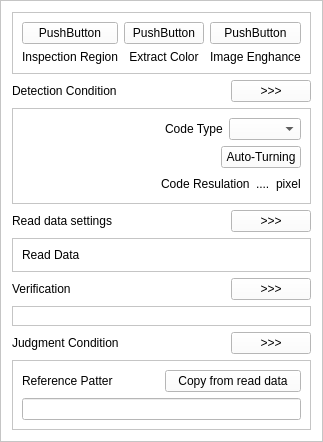
                           <widget class="QFrame" name="frame_AreaSelecSetupTool_ModGuiMain">
                            <property name="sizePolicy">
                             <sizepolicy hsizetype="Preferred" vsizetype="Expanding">
                              <horstretch>0</horstretch>
                              <verstretch>0</verstretch>
                             </sizepolicy>
                            </property>
                            <property name="styleSheet">
                             <string notr="true">background-color: rgb(255, 255, 255);</string>
                            </property>
                            <property name="frameShape">
                             <enum>QFrame::StyledPanel</enum>
                            </property>
                            <property name="frameShadow">
                             <enum>QFrame::Raised</enum>
                            </property>
                            <layout class="QVBoxLayout" name="verticalLayout_16">
                             <item>
                              <layout class="QVBoxLayout" name="verticalLayout_102">
                               <item>
                                <widget class="QFrame" name="frame_Enghence_setupTool_ModGuiMain">
                                 <property name="frameShape">
                                  <enum>QFrame::StyledPanel</enum>
                                 </property>
                                 <property name="frameShadow">
                                  <enum>QFrame::Raised</enum>
                                 </property>
                                 <layout class="QHBoxLayout" name="horizontalLayout_19">
                                  <item>
                                   <layout class="QHBoxLayout" name="horizontalLayout_111">
                                    <item>
                                     <layout class="QVBoxLayout" name="verticalLayout_112">
                                      <item>
                                       <widget class="QPushButton" name="btn_InspecRegion_setupTool_ModGuiMain">
                                        <property name="text">
                                         <string>PushButton</string>
                                        </property>
                                       </widget>
                                      </item>
                                      <item>
                                       <widget class="QLabel" name="lab_InspecRegion">
                                        <property name="text">
                                         <string>Inspection Region</string>
                                        </property>
                                        <property name="alignment">
                                         <set>Qt::AlignCenter</set>
                                        </property>
                                       </widget>
                                      </item>
                                     </layout>
                                    </item>
                                    <item>
                                     <layout class="QVBoxLayout" name="verticalLayout_113">
                                      <item>
                                       <widget class="QPushButton" name="btn_ExtractColor_setupTool_ModGuiMain">
                                        <property name="text">
                                         <string>PushButton</string>
                                        </property>
                                       </widget>
                                      </item>
                                      <item>
                                       <widget class="QLabel" name="lab_ExtractColor">
                                        <property name="text">
                                         <string>Extract Color</string>
                                        </property>
                                        <property name="alignment">
                                         <set>Qt::AlignCenter</set>
                                        </property>
                                       </widget>
                                      </item>
                                     </layout>
                                    </item>
                                    <item>
                                     <layout class="QVBoxLayout" name="verticalLayout_114">
                                      <item>
                                       <widget class="QPushButton" name="btn_ImageEnghance_setupTool_ModGuiMain">
                                        <property name="text">
                                         <string>PushButton</string>
                                        </property>
                                       </widget>
                                      </item>
                                      <item>
                                       <widget class="QLabel" name="lab_ImageEnghance">
                                        <property name="text">
                                         <string>Image Enghance</string>
                                        </property>
                                        <property name="alignment">
                                         <set>Qt::AlignCenter</set>
                                        </property>
                                       </widget>
                                      </item>
                                     </layout>
                                    </item>
                                   </layout>
                                  </item>
                                 </layout>
                                </widget>
                               </item>
                               <item>
                                <layout class="QHBoxLayout" name="horizontalLayout_100">
                                 <item>
                                  <widget class="QLabel" name="lab_DetecCondi">
                                   <property name="text">
                                    <string>Detection Condition</string>
                                   </property>
                                  </widget>
                                 </item>
                                 <item>
                                  <spacer name="horizontalSpacer_103">
                                   <property name="orientation">
                                    <enum>Qt::Horizontal</enum>
                                   </property>
                                   <property name="sizeHint" stdset="0">
                                    <size>
                                     <width>40</width>
                                     <height>20</height>
                                    </size>
                                   </property>
                                  </spacer>
                                 </item>
                                 <item>
                                  <widget class="QPushButton" name="btn_DetecCondi_setupTool_ModGuiMain">
                                   <property name="text">
                                    <string>&gt;&gt;&gt;</string>
                                   </property>
                                  </widget>
                                 </item>
                                </layout>
                               </item>
                               <item>
                                <widget class="QFrame" name="frame_DetecCondi_setupTool_ModGuiMain">
                                 <property name="styleSheet">
                                  <string notr="true">background-color: rgb(255, 255, 255);</string>
                                 </property>
                                 <property name="frameShape">
                                  <enum>QFrame::StyledPanel</enum>
                                 </property>
                                 <property name="frameShadow">
                                  <enum>QFrame::Raised</enum>
                                 </property>
                                 <layout class="QVBoxLayout" name="verticalLayout_21">
                                  <item>
                                   <layout class="QVBoxLayout" name="verticalLayout_104">
                                    <item>
                                     <layout class="QHBoxLayout" name="horizontalLayout_105">
                                      <item>
                                       <spacer name="horizontalSpacer_106">
                                        <property name="orientation">
                                         <enum>Qt::Horizontal</enum>
                                        </property>
                                        <property name="sizeHint" stdset="0">
                                         <size>
                                          <width>40</width>
                                          <height>20</height>
                                         </size>
                                        </property>
                                       </spacer>
                                      </item>
                                      <item>
                                       <widget class="QLabel" name="lab_CodeType">
                                        <property name="text">
                                         <string>Code Type</string>
                                        </property>
                                       </widget>
                                      </item>
                                      <item>
                                       <widget class="QComboBox" name="combox_CodeType_setupTool_ModGuiMain"/>
                                      </item>
                                     </layout>
                                    </item>
                                    <item>
                                     <layout class="QHBoxLayout" name="horizontalLayout_107">
                                      <item>
                                       <spacer name="horizontalSpacer_108">
                                        <property name="orientation">
                                         <enum>Qt::Horizontal</enum>
                                        </property>
                                        <property name="sizeHint" stdset="0">
                                         <size>
                                          <width>40</width>
                                          <height>20</height>
                                         </size>
                                        </property>
                                       </spacer>
                                      </item>
                                      <item>
                                       <widget class="QPushButton" name="btn_AutoTurning_setupTool_ModGuiMain">
                                        <property name="text">
                                         <string>Auto-Turning</string>
                                        </property>
                                       </widget>
                                      </item>
                                     </layout>
                                    </item>
                                    <item>
                                     <layout class="QHBoxLayout" name="horizontalLayout_109">
                                      <item>
                                       <spacer name="horizontalSpacer_110">
                                        <property name="orientation">
                                         <enum>Qt::Horizontal</enum>
                                        </property>
                                        <property name="sizeHint" stdset="0">
                                         <size>
                                          <width>40</width>
                                          <height>20</height>
                                         </size>
                                        </property>
                                       </spacer>
                                      </item>
                                      <item>
                                       <widget class="QLabel" name="lab_CodeResulation">
                                        <property name="text">
                                         <string>Code Resulation</string>
                                        </property>
                                       </widget>
                                      </item>
                                      <item>
                                       <widget class="QLabel" name="lab_showPixel_DetecCond_setupTool">
                                        <property name="text">
                                         <string>....</string>
                                        </property>
                                       </widget>
                                      </item>
                                      <item>
                                       <widget class="QLabel" name="lab_pixel">
                                        <property name="text">
                                         <string>pixel</string>
                                        </property>
                                       </widget>
                                      </item>
                                     </layout>
                                    </item>
                                   </layout>
                                  </item>
                                 </layout>
                                </widget>
                               </item>
                               <item>
                                <layout class="QHBoxLayout" name="horizontalLayout_101">
                                 <item>
                                  <widget class="QLabel" name="lab_ReadDataSetting">
                                   <property name="text">
                                    <string>Read data settings</string>
                                   </property>
                                  </widget>
                                 </item>
                                 <item>
                                  <spacer name="horizontalSpacer_102">
                                   <property name="orientation">
                                    <enum>Qt::Horizontal</enum>
                                   </property>
                                   <property name="sizeHint" stdset="0">
                                    <size>
                                     <width>40</width>
                                     <height>20</height>
                                    </size>
                                   </property>
                                  </spacer>
                                 </item>
                                 <item>
                                  <widget class="QPushButton" name="btn_ReadDataSetting_setupTool_ModGuiMain">
                                   <property name="text">
                                    <string>&gt;&gt;&gt;</string>
                                   </property>
                                  </widget>
                                 </item>
                                </layout>
                               </item>
                               <item>
                                <widget class="QFrame" name="frame_ReadDataSetting_setupTool_ModGuiMain">
                                 <property name="styleSheet">
                                  <string notr="true">background-color: rgb(255, 255, 255);</string>
                                 </property>
                                 <property name="frameShape">
                                  <enum>QFrame::StyledPanel</enum>
                                 </property>
                                 <property name="frameShadow">
                                  <enum>QFrame::Raised</enum>
                                 </property>
                                 <layout class="QVBoxLayout" name="verticalLayout_23">
                                  <item>
                                   <layout class="QVBoxLayout" name="verticalLayout_118">
                                    <item>
                                     <layout class="QHBoxLayout" name="horizontalLayout_119">
                                      <item>
                                       <widget class="QLabel" name="label_21">
                                        <property name="text">
                                         <string>Read Data</string>
                                        </property>
                                       </widget>
                                      </item>
                                     </layout>
                                    </item>
                                   </layout>
                                  </item>
                                 </layout>
                                </widget>
                               </item>
                               <item>
                                <layout class="QHBoxLayout" name="horizontalLayout_103">
                                 <item>
                                  <widget class="QLabel" name="lab_Verification">
                                   <property name="text">
                                    <string>Verification</string>
                                   </property>
                                  </widget>
                                 </item>
                                 <item>
                                  <spacer name="horizontalSpacer_100">
                                   <property name="orientation">
                                    <enum>Qt::Horizontal</enum>
                                   </property>
                                   <property name="sizeHint" stdset="0">
                                    <size>
                                     <width>40</width>
                                     <height>20</height>
                                    </size>
                                   </property>
                                  </spacer>
                                 </item>
                                 <item>
                                  <widget class="QPushButton" name="btn_Verification_setupTool_ModGuiMain">
                                   <property name="text">
                                    <string>&gt;&gt;&gt;</string>
                                   </property>
                                  </widget>
                                 </item>
                                </layout>
                               </item>
                               <item>
                                <widget class="QFrame" name="frame_Verification_setupTool_ModGuiMain">
                                 <property name="styleSheet">
                                  <string notr="true">background-color: rgb(255, 255, 255);</string>
                                 </property>
                                 <property name="frameShape">
                                  <enum>QFrame::StyledPanel</enum>
                                 </property>
                                 <property name="frameShadow">
                                  <enum>QFrame::Raised</enum>
                                 </property>
                                 <layout class="QVBoxLayout" name="verticalLayout_27">
                                  <item>
                                   <layout class="QVBoxLayout" name="verticalLayout_120"/>
                                  </item>
                                 </layout>
                                </widget>
                               </item>
                               <item>
                                <layout class="QHBoxLayout" name="horizontalLayout_102">
                                 <item>
                                  <widget class="QLabel" name="lab_JudgCondi">
                                   <property name="text">
                                    <string>Judgment Condition</string>
                                   </property>
                                  </widget>
                                 </item>
                                 <item>
                                  <spacer name="horizontalSpacer_104">
                                   <property name="orientation">
                                    <enum>Qt::Horizontal</enum>
                                   </property>
                                   <property name="sizeHint" stdset="0">
                                    <size>
                                     <width>40</width>
                                     <height>20</height>
                                    </size>
                                   </property>
                                  </spacer>
                                 </item>
                                 <item>
                                  <widget class="QPushButton" name="btn_JudgCondi_setupTool_ModGuiMain">
                                   <property name="text">
                                    <string>&gt;&gt;&gt;</string>
                                   </property>
                                  </widget>
                                 </item>
                                </layout>
                               </item>
                               <item>
                                <widget class="QFrame" name="frame_JudgCondi_setupTool_ModGuiMain">
                                 <property name="styleSheet">
                                  <string notr="true">background-color: rgb(255, 255, 255);</string>
                                 </property>
                                 <property name="frameShape">
                                  <enum>QFrame::StyledPanel</enum>
                                 </property>
                                 <property name="frameShadow">
                                  <enum>QFrame::Raised</enum>
                                 </property>
                                 <layout class="QVBoxLayout" name="verticalLayout_29">
                                  <item>
                                   <layout class="QVBoxLayout" name="verticalLayout_115">
                                    <item>
                                     <layout class="QHBoxLayout" name="horizontalLayout_116">
                                      <item>
                                       <widget class="QLabel" name="lab_ReferencePatter">
                                        <property name="text">
                                         <string>Reference Patter</string>
                                        </property>
                                       </widget>
                                      </item>
                                      <item>
                                       <widget class="QPushButton" name="btn_CopyReadData_setupTool_ModGuiMain">
                                        <property name="text">
                                         <string>Copy from read data</string>
                                        </property>
                                       </widget>
                                      </item>
                                     </layout>
                                    </item>
                                    <item>
                                     <widget class="QLineEdit" name="lineEdit_CopyReadData_setupTool_ModGuiMain">
                                      <property name="styleSheet">
                                       <string notr="true">background-color: rgb(255, 255, 255);</string>
                                      </property>
                                     </widget>
                                    </item>
                                    <item>
                                     <layout class="QHBoxLayout" name="horizontalLayout_117"/>
                                    </item>
                                   </layout>
                                  </item>
                                 </layout>
                                </widget>
                               </item>
                              </layout>
                             </item>
                            </layout>
                           </widget>
